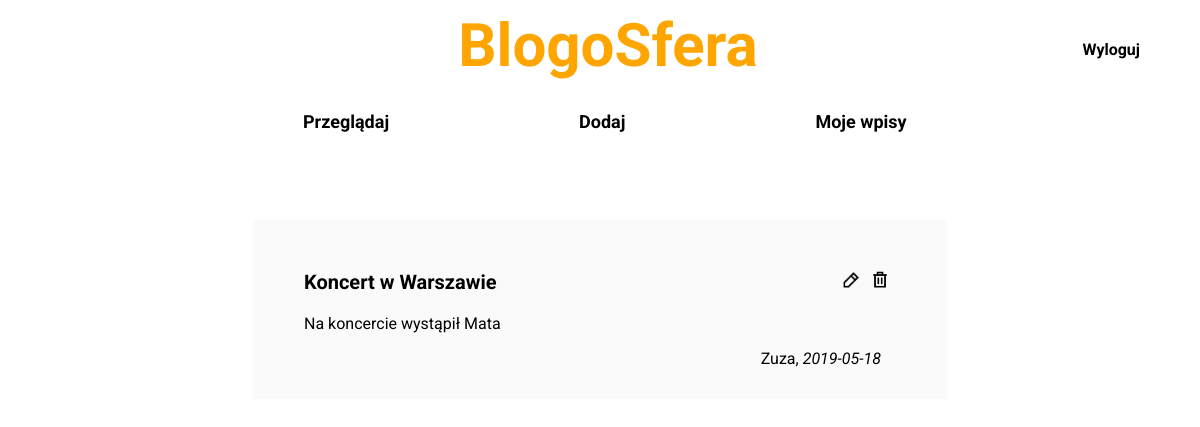
The app's page /mypage (signed in) with its own data.
### models.py (models this page shows, shortened)
class BlogSfera(dataBase.Model):
    __tablename__ = "wpis"
    id = dataBase.Column(dataBase.Integer, primary_key=True)
    tytul = dataBase.Column(dataBase.String, nullable=False)
    data = dataBase.Column(dataBase.Date, nullable=False)
    tresc = dataBase.Column(dataBase.String, nullable=False)
    autor = dataBase.Column(dataBase.String, nullable=False)
    user_id = dataBase.Column(dataBase.Integer, ForeignKey('user.id'), nullable=False)  # związek między wpisem a user

### app.py (the view)
@app.route('/mypage')
def my():
    if not session.get('logged_in'):
        return redirect(url_for('login'))
    user = session['user_id']
    data = BlogSfera.query.filter_by(user_id=user).order_by(desc(BlogSfera.data)).all()
    return render_template('mypage.html', data=data)

### templates/mypage.html (shortened to what this page needs)
<!DOCTYPE html>
<html lang="pl">
<head>
    <link rel="stylesheet" href="/static/css/styles.css">
</head>
  <body>
        <div class="menu">
            <div class="login-wrapper">
                <a class="logout" href="{{url_for('logout')}}">Wyloguj</a>
            </div>
            <h1 id="menuLabel"><a href="/">BlogoSfera</a></h1>
            <div class="navbar">
                <a href="/all">Przeglądaj</a>
                <a href="{{url_for('add')}}">Dodaj</a>
                <a href="/mypage">Moje wpisy</a>
            </div>
        </div>
      <div class="main">
          {% if data %}
                {% for wpis in data %}
                     <div class="post">
                        <div>
                            <div class="icon-wrapper">
                                <a href="/modify/{{wpis.id}}"><img src="/static/images/edit.png" alt="Edit icon" class = "icon"> </a>
                                <a href="/delete/{{wpis.id}}" onclick="return confirm('Czy na pewno chcesz usunąć post {{ wpis.tytul }}?')"><img src="/static/images/delete.png" alt="Delete icon" class = "icon"> </a>
                            </div>
                            <h3 id="title">{{wpis.tytul}}</h3>
                        </div>
                        <p>
                            {{ wpis.tresc }}
                        </p>
                        <div class="signature-wrapper">
                            <h4 id="signature">{{ wpis.autor }}, <i>{{ wpis.data }}</i></h4>
                        </div>
                    </div>
                {% endfor %}
            {% else %}
            <div class="post">
                <h2> Brak notatek </h2>
              </div>
            {% endif %}
      </div>
  </body>

### static/css/styles.css (style rules this page uses)
* { font-family: 'Roboto', sans-serif; }
a, a:hover, a:visited, a:active { color: inherit; text-decoration: none; }
#menuLabel { color: orange; font-size: 60px; top: 0; text-align: center; margin-bottom: 15px; margin-top: 10px; }
.menu { overflow: hidden; display: block; width:100%; top: 0; margin:0 auto; position: fixed; background: white; padding-bottom: 10px; }
.navbar { font-weight: bold; width:800px; margin:0 auto; }
.navbar a { font-size: 18px; float: left; display: block; background: white; text-align: center; padding: 15px 55px 15px 55px; text-decoration: none; border-radius: 25px; transition: background-color 0.8; margin-left: 5%; margin-right: 5%; }
.main { overflow: auto; margin-top: 170px; }
.post { width: 50%; margin:0 auto; background-color: #fafafa; padding: 50px 50px 50px 50px; margin-top: 50px; margin-bottom: 50px; }
#title { font-size: 20px; margin-top:0px; }
.icon { width: 20px; height: 20px; margin-left: 5px; }
.icon-wrapper { overflow: hidden; width:60px; float: right; }
.signature-wrapper { padding: 0px 15px 0px 15px; overflow: hidden; float: right; }
#signature { margin-top: 0px; font-weight:normal; font-size: 16px; }
.logout { margin-left: 15px; font-weight: bold; }
.login-wrapper { position:fixed; right: 5%; top: 5%; }

### records on screen
BlogSfera: tytul "Koncert w Warszawie", tresc "Na koncercie wystąpił Mata", autor "Zuza", data "2019-05-18"
